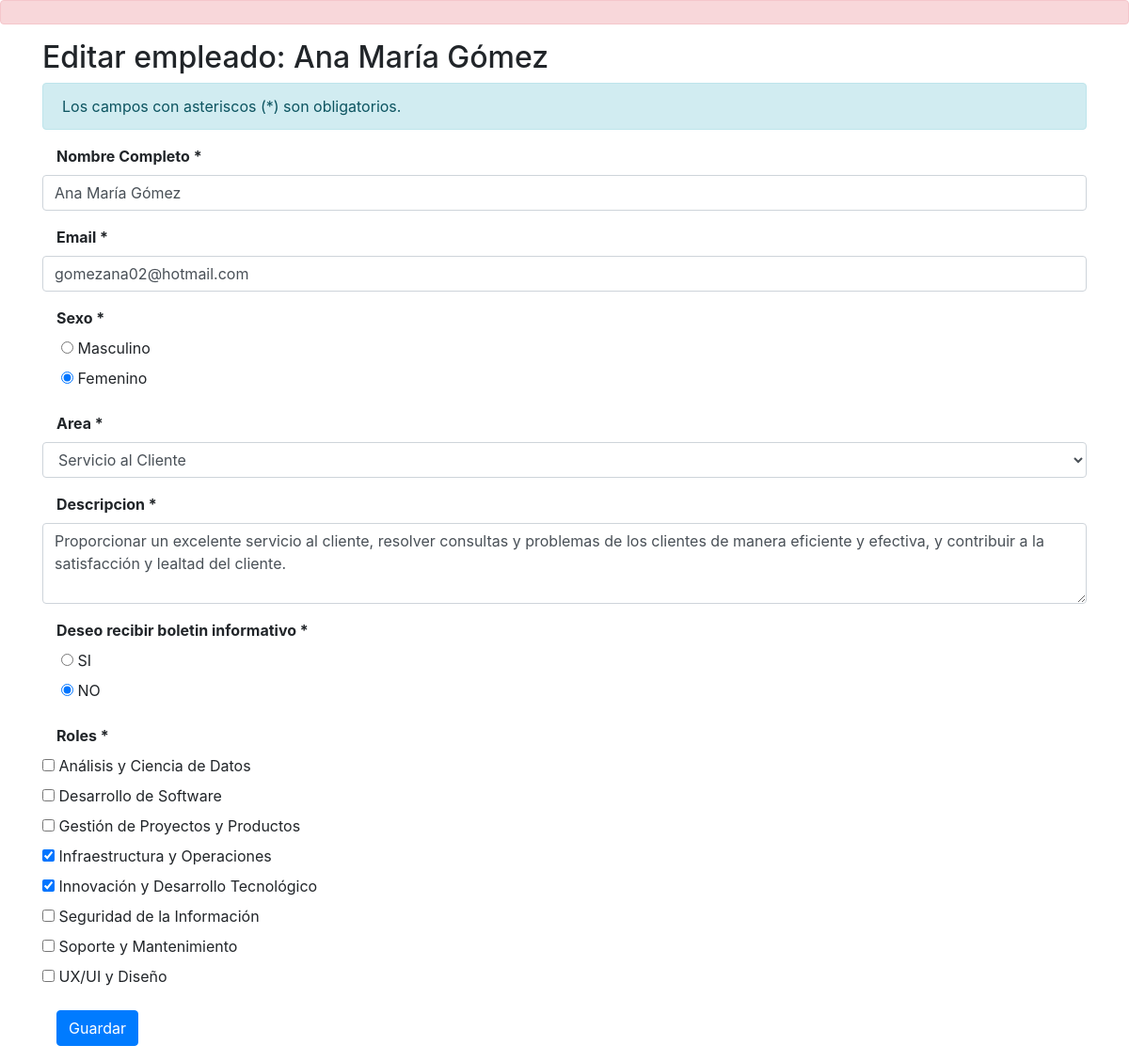
Page /?c=empleado&a=seleccionarEmpleado&id=3 on the committed database.
### tables this page shows
CREATE TABLE `t_empleado` (
  `id` int(11) NOT NULL,
  `nombre` varchar(200) NOT NULL,
  `email` varchar(200) NOT NULL,
  `sexo` char(1) NOT NULL,
  `area_id` int(11) NOT NULL,
  `boletin` char(1) NOT NULL,
  `descripcion` text NOT NULL
);

CREATE TABLE `t_roles` (
  `id` int(11) NOT NULL,
  `nombre` varchar(200) NOT NULL
);

### controllers/empleadoController.php (called while the page is built, shortened)
<?php
require_once 'modelos/empleado.php';
class EmpleadoController{
    private $model;
    public function __CONSTRUCT(){
        $this->model = new empleado();
    }
    public function seleccionarEmpleado(){
        $empleado = new empleado();
        if(isset($_REQUEST['id'])){
            $empleado = $this->model->seleccionarEmpleado($_REQUEST['id']);
            $roles = $this->model->seleccionarRoles($_REQUEST['id']);
        }
        require_once 'vistas/editar.php';
    }
}

### modelos/conexion.php (called while the page is built, shortened)
<?php
  class Db {
    public static function conectar() {
        try {
            $pdo = new PDO('mysql:host=localhost;dbname=bd_nexura_luis_martinez;charset=utf8', 'root', '');
            $pdo->setAttribute(PDO::ATTR_ERRMODE, PDO::ERRMODE_EXCEPTION);
            return $pdo;
        } catch (PDOException $e) {
            echo 'Error al conectar a la base de datos: ' . $e->getMessage();
            exit;
        }
    }
  }
?>

### modelos/empleado.php (called while the page is built, shortened)
<?php
class Empleado
{
	private $pdo;
	public function __CONSTRUCT(){
		try
		{
			$this->pdo = Db::conectar();
		}
		catch(Exception $e)
		{
			die($e->getMessage());
		}
	}
    public function obtenerAreas(){
		try
		{
			$stm = $this->pdo->prepare("SELECT * FROM t_areas");
			$stm->execute();
			return $stm->fetchAll(PDO::FETCH_OBJ);
		}
		catch(Exception $e)
		{
			die($e->getMessage());
		}
	}
    public function obtenerRoles(){
		try
		{
			$stm = $this->pdo->prepare("SELECT * FROM t_roles");
			$stm->execute();
			return $stm->fetchAll(PDO::FETCH_OBJ);
		}
		catch(Exception $e)
		{
			die($e->getMessage());
		}
	}
	public function seleccionarEmpleado($idEmpleado){
		try
		{
			$stm = $this->pdo->prepare("SELECT
                                            t_empleado.id as id,
                                            t_empleado.nombre AS nombre,
                                            t_empleado.email AS email,
                                            t_empleado.sexo AS sexo,
                                            t_areas.id AS area,
                                            t_empleado.boletin AS boletin,
											t_empleado.descripcion AS descripcion
                                        FROM t_empleado
                                        LEFT JOIN t_areas ON t_empleado.area_id = t_areas.id
                                        WHERE t_empleado.id = ?");
			$stm->execute(array($idEmpleado));
			return $stm->fetch(PDO::FETCH_OBJ);
		} catch (Exception $e)
		{
			die($e->getMessage());
		}
	}
	public function seleccionarRoles($idEmpleado){
		try
		{
			$stm = $this->pdo->prepare("SELECT rol_id FROM t_empleado_rol WHERE empleado_id = ?");
			$stm->execute(array($idEmpleado));
			$roles = [];
            foreach($stm->fetchAll(PDO::FETCH_OBJ) as $key => $value){
                array_push($roles, $value->rol_id);
            }
			return $roles;
		} catch (Exception $e)
		{
			die($e->getMessage());
		}
	}
}

### vistas/editar.php (the view, shortened to what this page needs)
<!DOCTYPE html>
<html lang="es">
<head>
  <link rel="stylesheet" href="https://maxcdn.bootstrapcdn.com/bootstrap/4.5.2/css/bootstrap.min.css">
</head>
<body>
  <div id="alertDiv" class="alert alert-danger fade show" role="alert">
  </div>
  <div class="container">
    <h2>Editar empleado: <?php echo $empleado->nombre; ?></h2>
    <div class="alert alert-info">
      Los campos con asteriscos (*) son obligatorios.
    </div>
    <form id="formulario-actualizar" action="?c=empleado&a=actualizarEmpleado" method="post"  class="form-horizontal">
      <div class="form-group">
        <label class="control-label col-sm-12" for="nombre"><b>Nombre Completo *</b></label>
          <input type="text" class="form-control" id="nombre" placeholder="Nombre completo del empleado" value="<?php echo $empleado->nombre; ?>" name="nombre" required>
      </div>
      <div class="form-group">
        <label class="control-label col-sm-12" for="email"><b>Email *</b></label>
          <input type="email" class="form-control" id="email" placeholder="Correo electronico" value="<?php echo $empleado->email; ?>" name="email" required>
      </div>
      <div class="form-group">
        <label class="control-label col-sm-12" for="sexo"><b>Sexo *</b></label>
          <div class="form-check">
            <input type="radio" <?php if ($empleado->sexo == 'M') echo 'checked="checked"'; ?> id="M" name="sexo" value="M">
            <label for="M">Masculino</label><br>
            <input type="radio" <?php if ($empleado->sexo == 'F') echo 'checked="checked"'; ?> id="F" name="sexo" value="F">
            <label for="F">Femenino</label><br>
          </div>
      </div>
      <div class="form-group">
        <label class="control-label col-sm-12" for="area"><b>Area *</b></label>
        <select class="form-control form-select-lg mb-3" id="area" name="area" required>
          <?php foreach($this->model->obtenerAreas() as $r): ?>
            <option value="<?php echo $r->id; ?>" <?php if ($empleado->area == $r->id) echo 'selected'; ?>><?php echo $r->nombre; ?></option>
          <?php endforeach; ?>
        </select>
      </div>
      <div class="form-group">
        <label class="control-label col-sm-12" for="descripcion"><b>Descripcion *</b></label>
        <textarea id="descripcion" name="descripcion" class="form-control" rows="3"  required><?php echo $empleado->descripcion; ?></textarea>
      </div>
      <div class="form-group">
        <label class="control-label col-sm-12" for="sexo"><b>Deseo recibir boletin informativo *</b></label>
          <div class="form-check">
            <input type="radio" <?php if ($empleado->boletin == 'S') echo 'checked="checked"'; ?> id="S" name="boletin" value="S">
            <label for="S">SI</label><br>
            <input type="radio" <?php if ($empleado->boletin == 'N') echo 'checked="checked"'; ?> id="N" name="boletin" value="N">
            <label for="N">NO</label><br>
          </div>
      </div>
      <div class="form-group">
        <label class="control-label col-sm-12" for="roles"><b>Roles *</b> <?php json_encode($roles); ?></label>
          <div class="checkbox" style="display: grid;">
                <?php foreach($this->model->obtenerRoles() as $r): ?>
                    <?php if ( in_array($r->id, $roles) ): ?>
                        <label>
                            <input type="checkbox" id="roles" name="roles[]" checked value="<?php echo $r->id; ?>">
                            <?php echo $r->nombre; ?>
                            <br/>
                        </label>
                    <?php else: ?>
                        <label>
                            <input type="checkbox" id="roles" name="roles[]" value="<?php echo $r->id; ?>">
                            <?php echo $r->nombre; ?>
                            <br/>
                        </label>
                    <?php endif; ?>
            <?php endforeach; ?>
          </div>
      </div>
      <div class="form-group">
        <div class="control-label col-sm-12">
        <button id="btnGuardar" class="btn btn-primary">Guardar</button>
        </div>
      </div>
    </form>
  </div>
</body>
</html>

### rows in the picture
t_empleado: nombre "Ana María Gómez", email "gomezana02@hotmail.com", sexo "☐ Masculino", sexo "☑ Femenino", descripcion "Proporcionar un excelente servicio al cliente, resolver consultas y problemas de los clientes de manera eficiente y efectiva, y contribuir a la satisfacción y lealtad del cliente.", boletin "☐ SI", boletin "☑ NO"
t_roles: nombre "Análisis y Ciencia de Datos"
t_roles: nombre "Desarrollo de Software"
t_roles: nombre "Gestión de Proyectos y Productos"
t_roles: nombre "Infraestructura y Operaciones"
t_roles: nombre "Innovación y Desarrollo Tecnológico"
t_roles: nombre "Seguridad de la Información"
t_roles: nombre "Soporte y Mantenimiento"
t_roles: nombre "UX/UI y Diseño"

### other values in the picture
form field area "Servicio al Cliente"
